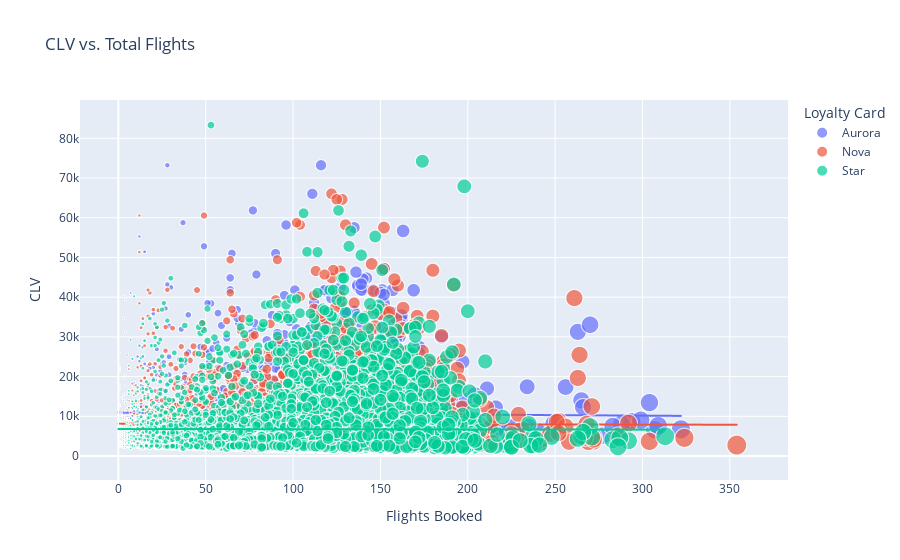

Write notebook code for a chart like this one.
### Code cell
fig = px.scatter(final_df, x='Flights Booked', y='CLV', 
                color='Loyalty Card', size = 'Flights Booked', trendline='ols', 
                title='CLV vs. Total Flights')

fig.show()

### Figure 1 — Plotly figure (JSON) as saved in the notebook; plotly's stock layout.template omitted (floating-point values rounded to 4 significant figures; data arrays with more than 128 entries replaced by an {"elided": "..."} marker saying what was removed)
{"data": [{"hovertemplate": "Loyalty Card=Aurora<br>Flights Booked=%{marker.size}<br>CLV=%{y}<extra></extra>", "legendgroup": "Aurora", "marker": {"color": "#636efa", "size": {"elided": "3429 int values"}, "sizemode": "area", "sizeref": 0.885, "symbol": "circle"}, "mode": "markers", "name": "Aurora", "showlegend": true, "type": "scattergl", "x": {"elided": "3429 int values"}, "xaxis": "x", "y": {"elided": "3429 float values"}, "yaxis": "y"}, {"hovertemplate": "<b>OLS trendline</b><br>CLV = -2.54599 * Flights Booked + 10928.9<br>R<sup>2</sup>=0.000348<br><br>Loyalty Card=Aurora<br>Flights Booked=%{x}<br>CLV=%{y} <b>(trend)</b><extra></extra>", "legendgroup": "Aurora", "marker": {"color": "#636efa", "symbol": "circle"}, "mode": "lines", "name": "Aurora", "showlegend": false, "type": "scattergl", "x": {"elided": "3429 int values"}, "xaxis": "x", "y": {"elided": "3429 float values"}, "yaxis": "y"}, {"hovertemplate": "Loyalty Card=Nova<br>Flights Booked=%{marker.size}<br>CLV=%{y}<extra></extra>", "legendgroup": "Nova", "marker": {"color": "#EF553B", "size": {"elided": "5671 int values"}, "sizemode": "area", "sizeref": 0.885, "symbol": "circle"}, "mode": "markers", "name": "Nova", "showlegend": true, "type": "scattergl", "x": {"elided": "5671 int values"}, "xaxis": "x", "y": {"elided": "5671 float values"}, "yaxis": "y"}, {"hovertemplate": "<b>OLS trendline</b><br>CLV = -0.680773 * Flights Booked + 8113.42<br>R<sup>2</sup>=0.000031<br><br>Loyalty Card=Nova<br>Flights Booked=%{x}<br>CLV=%{y} <b>(trend)</b><extra></extra>", "legendgroup": "Nova", "marker": {"color": "#EF553B", "symbol": "circle"}, "mode": "lines", "name": "Nova", "showlegend": false, "type": "scattergl", "x": {"elided": "5671 int values"}, "xaxis": "x", "y": {"elided": "5671 float values"}, "yaxis": "y"}, {"hovertemplate": "Loyalty Card=Star<br>Flights Booked=%{marker.size}<br>CLV=%{y}<extra></extra>", "legendgroup": "Star", "marker": {"color": "#00cc96", "size": {"elided": "7637 int values"}, "sizemode": "area", "sizeref": 0.885, "symbol": "circle"}, "mode": "markers", "name": "Star", "showlegend": true, "type": "scattergl", "x": {"elided": "7637 int values"}, "xaxis": "x", "y": {"elided": "7637 float values"}, "yaxis": "y"}, {"hovertemplate": "<b>OLS trendline</b><br>CLV = -0.499908 * Flights Booked + 6791.46<br>R<sup>2</sup>=0.000018<br><br>Loyalty Card=Star<br>Flights Booked=%{x}<br>CLV=%{y} <b>(trend)</b><extra></extra>", "legendgroup": "Star", "marker": {"color": "#00cc96", "symbol": "circle"}, "mode": "lines", "name": "Star", "showlegend": false, "type": "scattergl", "x": {"elided": "7637 int values"}, "xaxis": "x", "y": {"elided": "7637 float values"}, "yaxis": "y"}], "layout": {"legend": {"itemsizing": "constant", "title": {"text": "Loyalty Card"}, "tracegroupgap": 0}, "title": {"text": "CLV vs. Total Flights"}, "xaxis": {"anchor": "y", "domain": [0, 1], "title": {"text": "Flights Booked"}}, "yaxis": {"anchor": "x", "domain": [0, 1], "title": {"text": "CLV"}}}}
